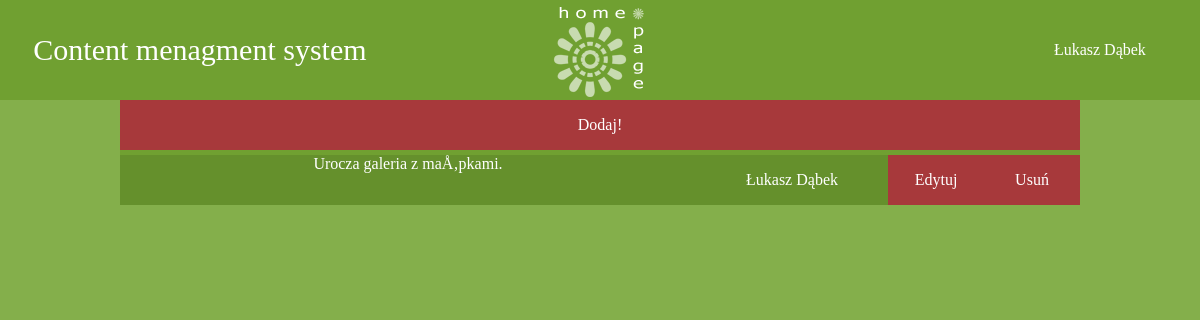
The page /CMS.php?action=list_gallery (signed in) on the database its author committed.
### tables this page shows
CREATE TABLE IF NOT EXISTS `gallery` (
  `Id` int(11) NOT NULL AUTO_INCREMENT,
  `authorId` int(11) NOT NULL,
  `title` varchar(300) NOT NULL,
  `date` date NOT NULL,
  PRIMARY KEY (`Id`),
  KEY `authorId` (`authorId`)
);

CREATE TABLE IF NOT EXISTS `users` (
  `ID` int(11) NOT NULL AUTO_INCREMENT,
  `Name` varchar(30) DEFAULT NULL,
  `Surname` varchar(30) DEFAULT NULL,
  `Age` int(11) DEFAULT NULL,
  `Sex` varchar(1) DEFAULT NULL,
  `Login` varchar(30) DEFAULT NULL,
  `Password` varchar(30) DEFAULT NULL,
  `Rights` varchar(100) DEFAULT NULL,
  PRIMARY KEY (`ID`)
);

### Controllers/GalleryController.php (called while the page is built, shortened)
<?php
class GalleryController extends Controller {
    public function Read() {
        $q = "SELECT gallery.*, users.Name, users.Surname "
                . "FROM gallery "
                . "LEFT OUTER JOIN users "
                . "ON gallery.authorId = users.ID "
                . "ORDER BY gallery.date DESC";
        $stmt = DataBaseService::Query(0, $q);
        $gallery = array();
        $i = 0;
        foreach ($stmt as $row) {
            $gallery[$i] = new GalleryModel;
            $gallery[$i]->Id = $row['Id'];
            $gallery[$i]->title = $row['title'];
            $gallery[$i]->authorName = $row['Name'];
            $gallery[$i]->authorSurname = $row['Surname'];
            $gallery[$i]->date = $row['date'];
            ++$i;
        }
        include $this->viewsPath . "GalleryListView.php";
    }
}

### Service/DataBaseService.php (called while the page is built, shortened)
<?php
class DataBaseInfo {
    public $host;
    public $user;
    public $passW;
    public $DB;
    function __construct() {
        $this->host = $this->user = $this->passW = $this->DB = "";
    }
    public function Connect() {
        try {
            $h = 'mysql:host=' . $this->host;
            $db = 'dbname=' . $this->DB;
            $u = $this->user;
            $p = $this->passW;
            $pdo = new PDO($h . ';' . $db, $u, $p);
        } catch (Exception $ex) {
            LogService::error("DataBaseService", "MySql connection error " . $ex->getMessage());
            return null;
        }
        return $pdo;
    }
}
class DataBaseService {
    private static $index = 0;
    private static $dbStatus = array();
    private static $db;
    public static function Initialize() {
        $dir = '.' . DIRECTORY_SEPARATOR . 'Configuration' . DIRECTORY_SEPARATOR . Config;
        if (file_exists($dir)) {
            $configFile = fopen($dir, 'r');
            while (true) {
                if (feof($configFile))
                    break;
                $line = fgets($configFile);
                if (strstr($line, "# Start DB")) {
                    self ::$dbStatus[self ::$index] = new DataBaseStatus();
                } else if (strstr($line, "# End DB")) {
                    ++self ::$index;
                } else {
                    $db = explode(";", $line);
                    if (strstr($db[0], "HOST")) {
                        if (isset($db[1])) {
                            self ::$dbStatus[self ::$index]->dbInfo->host = $db[1];
                        }
                    }
                    if (strstr($db[0], "USER")) {
                        if (isset($db[1])) {
                            self ::$dbStatus[self ::$index]->dbInfo->user = $db[1];
                        }
                    }
                    if (strstr($db[0], "PASSW")) {
                        if (isset($db[1])) {
                            self ::$dbStatus[self ::$index]->dbInfo->passW = $db[1];
                        }
                    }
                    if (strstr($db[0], "DB")) {
                        if (isset($db[1])) {
                            self ::$dbStatus[self ::$index]->dbInfo->DB = $db[1];
                        }
                    }
                }
            }
        } else {
            LogService::error('DataBaseService', 'Configuration file not found at: ' . $dir);
        }
    }
    public static function Connect($_connectTo) {
        $i = 0;
        if (!$_connectTo) {
            foreach (self ::$dbStatus as $_db) {
                self ::$db[$i] = $_db->dbInfo->Connect();
                if (self ::$db[$i] != NULL) {
                    self ::$dbStatus[$i]->isConnected = true;
                    self ::$dbStatus[$i]->connectionErrors = "No errors";
                } else {
                    self ::$dbStatus[$i]->isConnected = false;
                    self ::$dbStatus[$i]->connectionErrors = "Error!";
                }
                ++$i;
            }
        } else {
            if ($_connectTo > self ::$index || $_connectTo < 0) {
                throw new Exception;
            } else {
                self ::$dbStatus[$_connectTo]->dbInfo->Conect();
            }
        }
    }
    public static function Query($_indexDB, $_query) {
        if ($_indexDB > self ::$index || $_indexDB < 0) {
            throw new Exception;
        } else {
            return self::$db[$_indexDB]->query($_query);
        }
    }
}

### Views/Gallery/GalleryListView.php (the view, shortened to what this page needs)
<html>
    <body>
        <?php include _ROOT_PATH . DIRECTORY_SEPARATOR . 'Views' . DIRECTORY_SEPARATOR . 'ContentManagementSystemParts' . DIRECTORY_SEPARATOR . 'Label.php'; ?>
        <div class="galleryModule">
            <?php if (isset($_GET['add']) && $_GET['add']) { ?>
                <form action="CMS.php" method="post">
                    <div class="galleryItem">
                        <input type="text" name="title"/><button id="addGalleryButton"type="submit" name="function" value="add_gallery">Dodaj</button>
                    </div>
                </form>
            <?php } else { ?>
                <a  class="addNewsButton" href="CMS.php?action=list_gallery&add=true">Dodaj!</a>
            <?php } ?>
            <?php foreach ($gallery as $item) { ?>
                <div class="galleryItem">
                    <div class="title"><?php echo $item->title; ?></div>
                    <div class="author"><?php echo $item->authorName." ".$item->authorSurname; ?></div>
                    <div class="button">
                        <a href="CMS.php?action=edit_gallery&gallery=<?php echo $item->Id; ?>">Edytuj</a>
                    </div>
                    <div class="button">
                        <a href="CMS.php?action=delete_gallery&gallery=<?php echo $item->Id; ?>">Usuń</a>
                    </div>
                </div>
            <?php } ?>
        </div>
    </body>
</html>

### Views/ContentManagementSystemParts/Label.php (shortened to what this page needs)
<div class="label">
    <div class="titleDivision">
        <div class="titleContainer">
            <p class="pageTitles" id="CMSname">Content menagment system</p>
        </div>
    </div>
    <div class="titleDivision">
        <a id="home" href="CMS.php"></a>
    </div>
    <div class="titleDivision">
        <div class="userMenu">
            <?php if (isset($_SESSION['User'])) {?>
            <div class="userName"><p class="pageTitles"><?php echo $_SESSION['User']->Name . ' ' . $_SESSION['User']->Surname;?></p></div>
            <?php } ?>
        </div>
    </div>
</div>

### Views/Styles/CMSstyle.css (style rules this page uses)
html { font-family: tahoma; color: white; background-color: #84af4b; }
body { margin: 0; height: 100%; }
a { text-decoration: none; color: white; }
.label { width: 100%; height: 100px; padding: 0 0 0 0; background-color: #70a031; }
.titleDivision { width: 33.33%; height: 100px; position: relative; float: left; }
#CMSname { font-size: 30px; color: white; }
.pageTitles { text-align: center; display: table-cell; vertical-align:middle; }
.titleContainer { width: 100%; height: 100px; display: table; }
.userMenu { width: 200px; height: 100px; float: right; overflow: hidden; position: relative; }
.userName { width: 200px; height: 100px; display: table; color: white; }
.title { margin: 0; padding: 10px 10px; }
#home { margin: 0 auto; background-image: url(../Images/homepage_button.png); display: block; width: 100px; height: 100px; }
.addNewsButton { width: 100%; height: 50px; background-color: #a7393b; margin: 0 0 5px 0; display: block; text-align: center; line-height: 50px; }
.galleryModule, .galleryEditModule { width: 80%; background-color: #70a031; margin: 0px auto; }
.galleryItem { width: 100%; height: 50px; margin: 0 0 5px 0; background-color: rgba(0, 0, 0, 0.1); }
.galleryItem .title, .button, .author { float: left; height: 100%; text-align: center; }
.galleryItem .title { width: 60%; padding: 0; }
.galleryItem .button { width: 10%; height: 100%; background-color: #a7393b; float: left; line-height: 50px; text-align: center; }
.galleryItem .author { width: 20%; height: 100%; line-height: 50px; border: 0; background-color: transparent; }

### rows shown on the page
gallery: authorId.Name "Łukasz", authorId.Surname "Dąbek", title "Urocza galeria z maÅ‚pkami."
